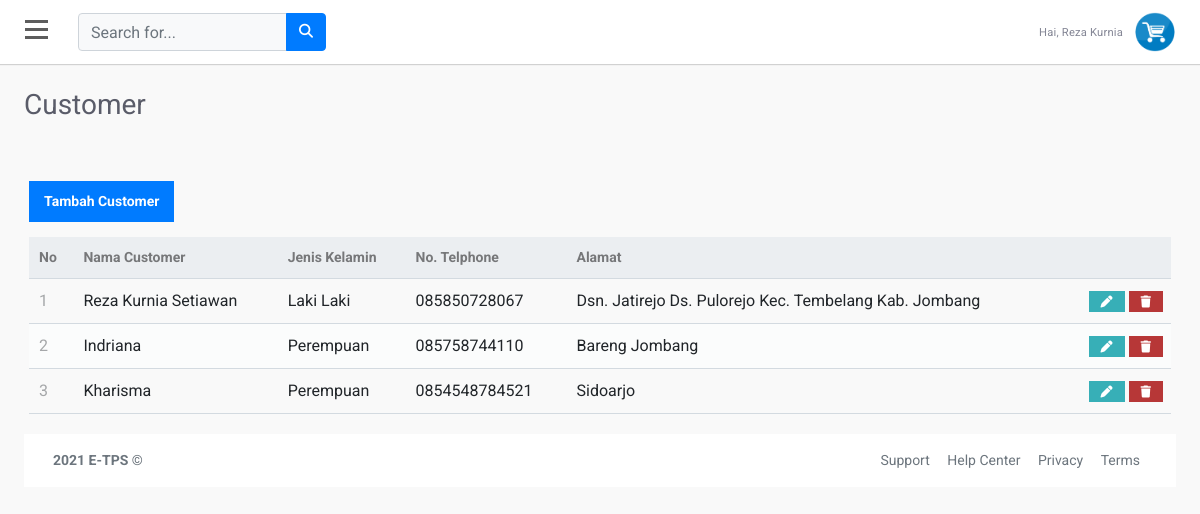
/dashboard/menucustomers.php (signed in), run on the app's committed database.
### tables this page shows
CREATE TABLE `user` (
  `id` int(11) NOT NULL,
  `nama` varchar(100) NOT NULL,
  `email` varchar(100) NOT NULL,
  `username` varchar(100) NOT NULL,
  `password` varchar(50) NOT NULL,
  `hakakses` varchar(100) NOT NULL
);

CREATE TABLE `customers` (
  `id` int(11) NOT NULL,
  `nama` varchar(100) NOT NULL,
  `jeniskelamin` varchar(50) NOT NULL,
  `telp` varchar(50) NOT NULL,
  `alamat` varchar(100) NOT NULL
);

### dashboard/menucustomers.php (the view, shortened to what this page needs)
<?php
include('../koneksi.php');
?>
<!doctype html>
<html lang="en">
<head>
  <link rel="stylesheet" href="https://stackpath.bootstrapcdn.com/bootstrap/4.1.3/css/bootstrap.min.css">
  <link rel="stylesheet" href="https://use.fontawesome.com/releases/v5.7.2/css/all.css">
  <link rel="stylesheet" href="https://cdnjs.cloudflare.com/ajax/libs/font-awesome/4.7.0/css/font-awesome.min.css">
  <link href="//netdna.bootstrapcdn.com/font-awesome/3.2.1/css/font-awesome.css" rel="stylesheet">
  <link rel="stylesheet" href="font/font/flaticon.css">
  <link rel="stylesheet" type="text/css" href="../asset/style.css">
  <link rel="stylesheet" type="text/css" href="../asset/tabeladmin.css">
</head>
<body>
  <div id="wrapper">
    <div id="page-content-wrapper">
      <div id="content">
        <div class="container-fluid p-0 px-lg-0 px-md-0">
          <nav class="navbar navbar-expand navbar-light my-navbar">
            <div type="button" id="bar" class="nav-icon1 hamburger animated fadeInLeft is-closed" data-toggle="offcanvas">
              <span></span>
              <span></span>
              <span></span>
            </div>
            <form class="d-none d-sm-inline-block form-inline navbar-search">
              <div class="input-group">
                <input type="text" class="form-control bg-light " placeholder="Search for..." aria-label="Search">
                <div class="input-group-append">
                  <button class="btn btn-primary" type="button">
                    <i class="fas fa-search fa-sm"></i>
                  </button>
                </div>
              </div>
            </form>
            <ul class="navbar-nav ml-auto">
              <?php
              $tampilPeg    = mysqli_query($koneksi, "SELECT * FROM user WHERE username='$_SESSION[username]'");
              $peg    = mysqli_fetch_array($tampilPeg);
              ?>
              <li class="nav-item dropdown">
                <a class="nav-link dropdown-toggle" href="#" id="userDropdown" role="button" data-toggle="dropdown">
                  <span class="mr-2 d-none d-lg-inline text-gray-600 small">Hai, <?= $peg['nama'] ?></span>
                  <img class="img-profile rounded-circle" src="../img/logo.png">
                </a>
              </li>
            </ul>
          </nav>
          <div class="container-fluid px-lg-4">
            <div class="row">
              <div class="col-md-12 mt-lg-4 mt-4">
                <div class="d-sm-flex align-items-center justify-content-between mb-4">
                  <h1 class="h3 mb-0 text-gray-800">Customer</h1>
                </div>
              </div>
              <div class="content read">
                <a href="aksi/tambahcustomer.php" class="create-contact">Tambah Customer</a>
                <table>
                  <thead>
                    <tr>
                      <td>No</td>
                      <td>Nama Customer</td>
                      <td>Jenis Kelamin</td>
                      <td>No. Telphone</td>
                      <td>Alamat</td>
                      <td></td>
                    </tr>
                  </thead>
                  <tbody>
                    <?php
                    include('../koneksi.php');
                    $query = "SELECT * FROM customers ORDER BY id ASC";
                    $result = mysqli_query($koneksi, $query);
                    $no = 1;
                    while ($row = mysqli_fetch_assoc($result)) {
                    ?>
                      <tr>
                        <td><?php echo $no; ?></td>
                        <td><?php echo $row['nama']; ?></td>
                        <td><?php echo $row['jeniskelamin']; ?></td>
                        <td><?php echo $row['telp']; ?></td>
                        <td><?php echo $row['alamat']; ?></td>
                        <td class="actions">
                          <a href="aksi/editcustomers.php?id=<?php echo $row['id']; ?>" class="edit"><i class="fas fa-pen fa-xs"></i></a>
                          <a href="proses/proseshapuscustomers.php?id=<?php echo $row['id']; ?>" class="trash"><i class="fas fa-trash fa-xs"></i></a>
                        </td>
                      </tr>
                    <?php
                      $no++;
                    }
                    ?>
                  </tbody>
                </table>
              </div>
            </div>
            <footer class="footer">
              <div class="container-fluid">
                <div class="row text-muted">
                  <div class="col-6 text-left">
                    <p class="mb-0">
                      <a href="index.html" class="text-muted"><strong>2021 E-TPS </strong></a> &copy
                    </p>
                  </div>
                  <div class="col-6 text-right">
                    <ul class="list-inline">
                      <li class="footer-item">
                        <a class="text-muted" href="#">Support</a>
                      </li>
                      <li class="footer-item">
                        <a class="text-muted" href="#">Help Center</a>
                      </li>
                      <li class="footer-item">
                        <a class="text-muted" href="#">Privacy</a>
                      </li>
                      <li class="footer-item">
                        <a class="text-muted" href="#">Terms</a>
                      </li>
                    </ul>
                  </div>
                </div>
              </div>
            </footer>
          </div>
        </div>
      </div>
</body>
</html>

### asset/style.css (style rules this page uses)
body { position: relative; overflow-x:hidden; background: #f7f7fc; font-family: 'Roboto', sans-serif; }
body, html { height: 100%; }
.navbar-nav > li > a ,.submenu-box ul li a { color:rgb(255, 255, 255)!important; text-transform: capitalize; font-size: 14px; padding:10px 10px 10px 20px!important; display: block; font-weight: 400; position: relative; z-index: 2; font-family: 'Roboto', sans-serif; letter-spacing: .2px; }
.navbar-nav li { display:block!important; margin:2px 0px; }
.nav-item .nav-link { display:block; color:white!important; text-transform:capitalize; text-decoration: none; padding:6px 10px; transition:0.4s ease; }
#page-content-wrapper { width: 100%; transition: all 0.5s ease; }
.nav-icon1 { z-index: 999; position:relative; display: block; width:23px; margin:0px 30px 0px 25px; cursor:pointer; height: 25px; }
.nav-icon1 span { position:absolute; top:0; width:100%; height:3px; cursor:pointer; background-color:#5d5d5d; left:0; transform:rotate(0deg); transition:.30s ease-in-out; }
.nav-icon1 span:nth-of-type(1) { top:0; }
.nav-icon1 span:nth-of-type(2) { top:8px; }
.nav-icon1 span:nth-of-type(3) { top:16px; }
.my-navbar { padding:0px; background-color:white; box-shadow: 0 1px 1px 0 rgba(0,0,0,.16); }
.text-gray-600 { color: #858796!important; }
.nav-link .img-profile { height:40px; width:40px; }
.dropdown, .dropleft, .dropright, .dropup { position: relative; }
.text-gray-800 { color: #5a5c69!important; font-size: 1.75rem; font-weight: 400; line-height: 1.2; }
footer.footer { padding: 1rem .875rem; direction: ltr; background: #fff; }
footer.footer ul { margin:0px; list-style:none; }
.footer ul li { display:inline-block; margin:0px 7px; }
.text-muted { color: #6c757d!important; font-size:14px; }

### asset/tabeladmin.css (style rules this page uses)
body { background: #f9f9f9; font-family: "Roboto", sans-serif; }

### dashboard/menucustomers.php (style rules this page uses)
.content { width: 100%; margin: 20px; }
.read .create-contact { display: inline-block; text-decoration: none; background-color: #007bff; font-weight: bold; font-size: 14px; color: #FFFFFF; padding: 10px 15px; margin: 15px 0; }
.read table { width: 100%; padding-top: 30px; border-collapse: collapse; }
.read table thead { background-color: #ebeef1; border-bottom: 1px solid #d3dae0; }
.read table thead td { padding: 10px; font-weight: bold; color: #767779; font-size: 14px; }
.read table tbody tr { border-bottom: 1px solid #d3dae0; }
.read table tbody tr:nth-child(even) { background-color: #fbfcfc; }
.read table tbody tr td { padding: 10px; }
.read table tbody tr td:nth-child(1) { color: #a5a7a9; }
.read table tbody tr td.actions { padding: 8px; text-align: right; }
.read table tbody tr td.actions .edit, .read table tbody tr td.actions .trash { display: inline-flex; text-align: right; text-decoration: none; color: #FFFFFF; padding: 10px 12px; }
.read table tbody tr td.actions .trash { background-color: #b73737; }
.read table tbody tr td.actions .edit { background-color: #37afb7; }

### data on the page
user: nama "Reza Kurnia"
customers: nama "Reza Kurnia Setiawan", jeniskelamin "Laki Laki", telp "085850728067", alamat "Dsn. Jatirejo Ds. Pulorejo Kec. Tembelang Kab. Jombang"
customers: nama "Indriana", jeniskelamin "Perempuan", telp "085758744110", alamat "Bareng Jombang"
customers: nama "Kharisma", jeniskelamin "Perempuan", telp "0854548784521", alamat "Sidoarjo"
